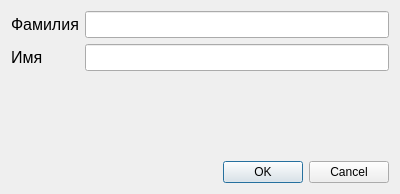
<?xml version="1.0" encoding="UTF-8"?>
<ui version="4.0">
 <class>ReaderEditDialog</class>
 <widget class="QDialog" name="ReaderEditDialog">
  <property name="geometry">
   <rect>
    <x>0</x>
    <y>0</y>
    <width>400</width>
    <height>194</height>
   </rect>
  </property>
  <property name="windowTitle">
   <string>Dialog</string>
  </property>
  <layout class="QVBoxLayout" name="verticalLayout">
   <item>
    <layout class="QFormLayout" name="formLayout">
     <item row="0" column="0">
      <widget class="QLabel" name="label_2">
       <property name="font">
        <font>
         <pointsize>12</pointsize>
        </font>
       </property>
       <property name="text">
        <string>Фамилия</string>
       </property>
      </widget>
     </item>
     <item row="0" column="1">
      <widget class="QLineEdit" name="lastName">
       <property name="font">
        <font>
         <pointsize>12</pointsize>
        </font>
       </property>
      </widget>
     </item>
     <item row="1" column="0">
      <widget class="QLabel" name="label">
       <property name="font">
        <font>
         <pointsize>12</pointsize>
        </font>
       </property>
       <property name="text">
        <string>Имя</string>
       </property>
      </widget>
     </item>
     <item row="1" column="1">
      <widget class="QLineEdit" name="firstName">
       <property name="font">
        <font>
         <pointsize>12</pointsize>
        </font>
       </property>
      </widget>
     </item>
    </layout>
   </item>
   <item>
    <widget class="QDialogButtonBox" name="buttonBox">
     <property name="orientation">
      <enum>Qt::Horizontal</enum>
     </property>
     <property name="standardButtons">
      <set>QDialogButtonBox::Cancel|QDialogButtonBox::Ok</set>
     </property>
    </widget>
   </item>
  </layout>
 </widget>
 <resources/>
 <connections>
  <connection>
   <sender>buttonBox</sender>
   <signal>accepted()</signal>
   <receiver>ReaderEditDialog</receiver>
   <slot>accept()</slot>
   <hints>
    <hint type="sourcelabel">
     <x>248</x>
     <y>254</y>
    </hint>
    <hint type="destinationlabel">
     <x>157</x>
     <y>274</y>
    </hint>
   </hints>
  </connection>
  <connection>
   <sender>buttonBox</sender>
   <signal>rejected()</signal>
   <receiver>ReaderEditDialog</receiver>
   <slot>reject()</slot>
   <hints>
    <hint type="sourcelabel">
     <x>316</x>
     <y>260</y>
    </hint>
    <hint type="destinationlabel">
     <x>286</x>
     <y>274</y>
    </hint>
   </hints>
  </connection>
 </connections>
</ui>
